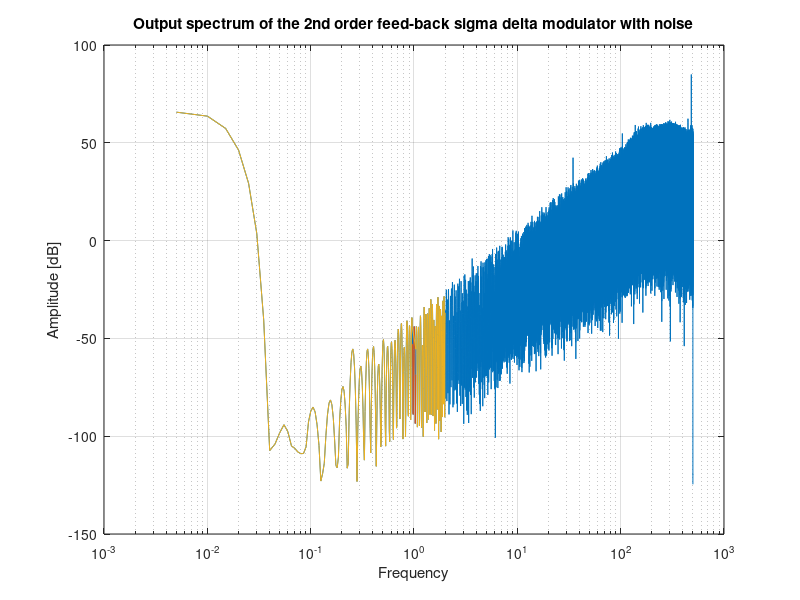

MATLAB code to generate this figure:
clear all
close all;

%Input signal definition
% Input and sampling definitions
fin        = 1.003;  % input frequency (kHz) 
fs         = 1000;   % sampling frequency (kHz) 
amplitude  = 0;
offset     = 34.6e-3;
nr_periods = 200;

% system bandwidth
fb = 2;

N = round(nr_periods*fs/fin);

in = offset + amplitude*sin(2*pi*[1:N]/(fs/fin));

% define noise parameters

noise_rms_1=0;
%noise_rms_1=100e-6;

% Pre-allocate and initialize array variables => faster code
% w2 is the second accumulator's output
% w1 is the first accumulator's output
% a is the stabilizing zero coefficient

a = 1;

w1 = zeros(1,N);
w2 = zeros(1,N);
y = zeros(1,N);
y(1) = 1;
w1(1) = 0;
w2(1) = 0;

% The main loop simulating the second order loop
%************************************************************************

for i = 2:N,
    w2(i) = w2(i-1) + w1(i-1) - a*y(i-1);
    y(i) = 2*(w2(i)>=0)-1;
    w1(i) = w1(i-1) + in(i-1) - y(i) + noise_rms_1*randn;
end

%************************************************************************

% Display the spectrum
%************************************************************************
% Locaate the bins related to the main tone, as well as the inband bins
fres = fs/N;
maintone = round(fin/fres);
signal_bins = [maintone-7:maintone+7];
inband_bins = [1:round(fb/fres)];
noise_bins = setdiff(inband_bins,signal_bins);

fres = fs/N;

ffty = abs(fft(y'.*(kaiser(length(y),20)))); % compute magnitude spectrum


figure(2);
semilogx((1:N/2)*fres,20*log10(ffty(1:N/2)),...
         signal_bins*fres,20*log10(ffty(signal_bins)),...
         noise_bins*fres,20*log10(ffty(noise_bins)));   
grid on; xlabel('Frequency'); ylabel('Amplitude [dB]');
title('Output spectrum of the 2nd order feed-back sigma delta modulator with noise');

%compute signal and noise power
signal_power = sum(ffty(signal_bins).^2);
noise_power  = sum(ffty(noise_bins).^2);

% calculate SNR in dB
SNR  = 10*log10(signal_power/noise_power)

    
